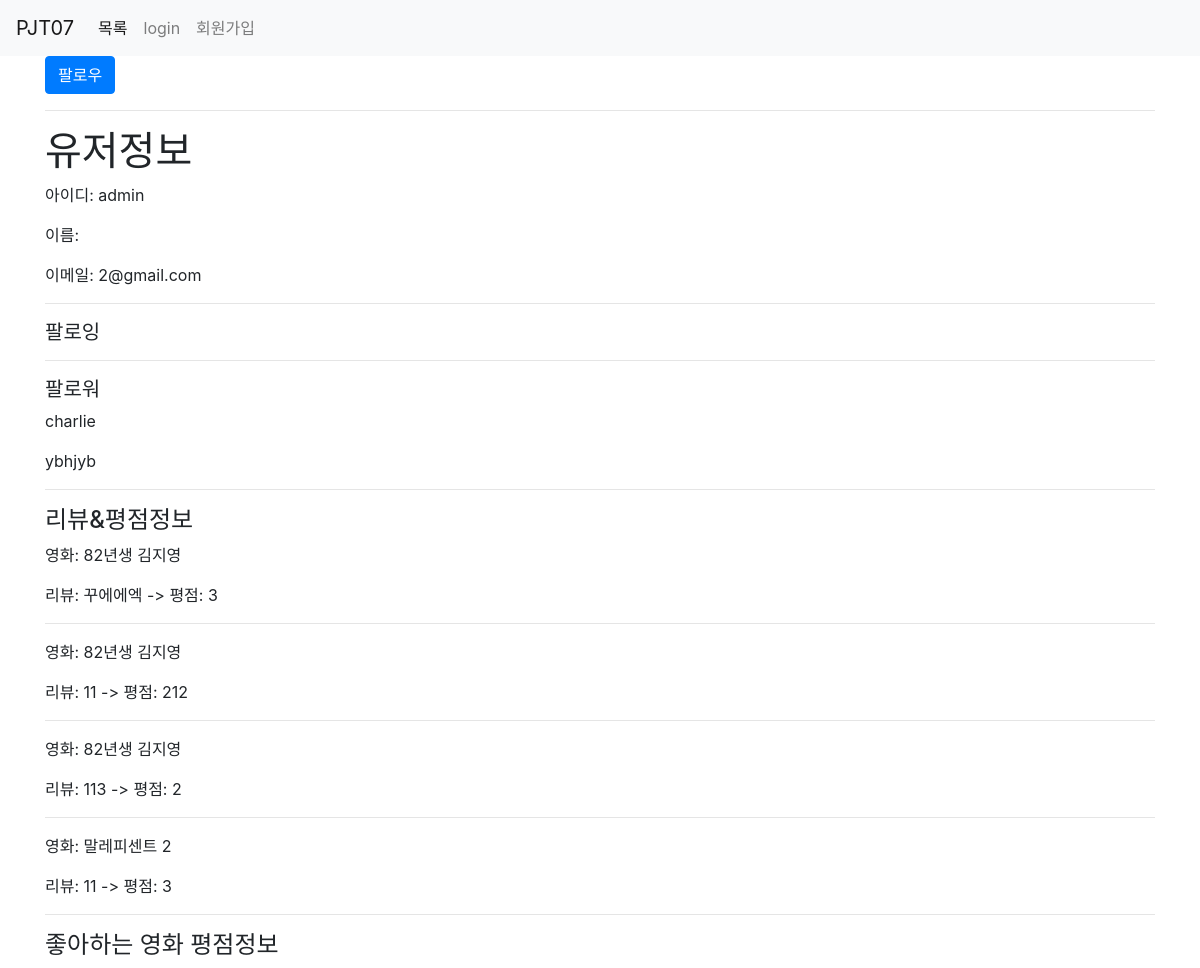
Screenshot of /accounts/1/ with the database file from the repository.
### accounts/models.py (models this page shows)
class User(AbstractUser):
    follower = models.ManyToManyField(settings.AUTH_USER_MODEL, related_name='followings')

### movies/models.py (models this page shows)
class Review(models.Model):
    content = models.CharField(max_length=100)
    score = models.IntegerField()
    movie = models.ForeignKey(Movie, on_delete=models.CASCADE)
    user = models.ForeignKey(settings.AUTH_USER_MODEL, on_delete=models.CASCADE)

class Movie(models.Model):
    title = models.CharField(max_length=200)
    audience = models.IntegerField()
    poster_url = models.TextField()
    description = models.TextField()
    genre = models.ForeignKey(Genre, on_delete=models.CASCADE)
    like_user = models.ManyToManyField(settings.AUTH_USER_MODEL, related_name='like_movies', blank=True)

### accounts/views.py (the view)
# urls.py: path('<int:user_pk>/', views.detail, name='detail'),
def detail(request, user_pk):
    person = get_object_or_404(get_user_model(), pk=user_pk)
    reviews = person.review_set.all()
    movies = person.like_movies.all()
    context = {
        'person': person,
        'reviews':reviews,
        'movies':movies,
    }
    return render(request, 'accounts/detail.html', context)

### accounts/templates/accounts/detail.html (shortened to what this page needs)
{% extends 'base.html' %}
{% block body %}
<div class='container'>
{% if user == person %}
{% else %}
  {% if user in person.follower.all %}
  <a href="{% url 'accounts:follow' person.pk %}" class='btn btn-secondary'>언팔로우</a>
  {% else %}
  <a href="{% url 'accounts:follow' person.pk %}" class='btn btn-primary'>팔로우</a>
  {% endif %}
{% endif %}
<hr>
<h1>유저정보</h1>
<p>아이디: {{ person.username }}</p>
<p>이름: {{ person.last_name}} {{ person.first_name }}</p>
<p>이메일: {{ person.email }}</p>
{% with followers=person.follower.all followings=person.followings.all %}
<hr>
<h5>팔로잉</h5>
<hr>
<h5>팔로워</h5>
  {% for follower in followers %}
  <p>{{ follower.username}}</p>
  {% endfor %}
{% endwith %}
<hr>
<h4>리뷰&평점정보</h4>
{% for review in reviews %}
<p>영화: {{review.movie.title}}</p>
리뷰: {{ review.content }} -> 평점: {{review.score}}
<hr>
{% empty %}
<h3>리뷰가 없음. 좀 남겨주셈</h3>
<hr>
{% endfor %}
<h4>좋아하는 영화 평점정보</h4>
</div>
{% endblock %}

### pjt07/templates/base.html (shortened to what this page needs)
{% load bootstrap4 %}
{% bootstrap_css %}
<!DOCTYPE html>
<html lang="en">
<head>
</head>
<body>
    <nav class="navbar navbar-expand-lg navbar-light bg-light">
        <a class="navbar-brand" href="{% url 'movies:index' %}">PJT07</a>
        <div class="collapse navbar-collapse" id="navbarNavAltMarkup">
            <div class="navbar-nav">
                <a class="nav-item nav-link active" href="{% url 'movies:index' %}">목록 </a>
                {% if user.is_authenticated %}
                <a class="nav-item nav-link" href="{% url 'accounts:detail' user.pk %}">{{ user }}님 접속중</a>
                <a class="nav-item nav-link" href="{% url 'accounts:logout' %}">logout</a>
                {% else %}
                <a class="nav-item nav-link" href="{% url 'accounts:login' %}">login</a>
                <a class="nav-item nav-link" href="{% url 'accounts:create' %}">회원가입</a>
                {% endif %}
            </div>
        </div>
    </nav>
    {% block body %}
    {% endblock %}
</body>
</html>

### rows the page displays
User: username "admin", email "2@gmail.com"
User: username "charlie"
User: username "ybhjyb"
Review: movie "82년생 김지영", content "꾸에에엑", score "3"
Review: movie "82년생 김지영", content "11", score "212"
Review: movie "82년생 김지영", content "113", score "2"
Review: movie "말레피센트 2", content "11", score "3"
